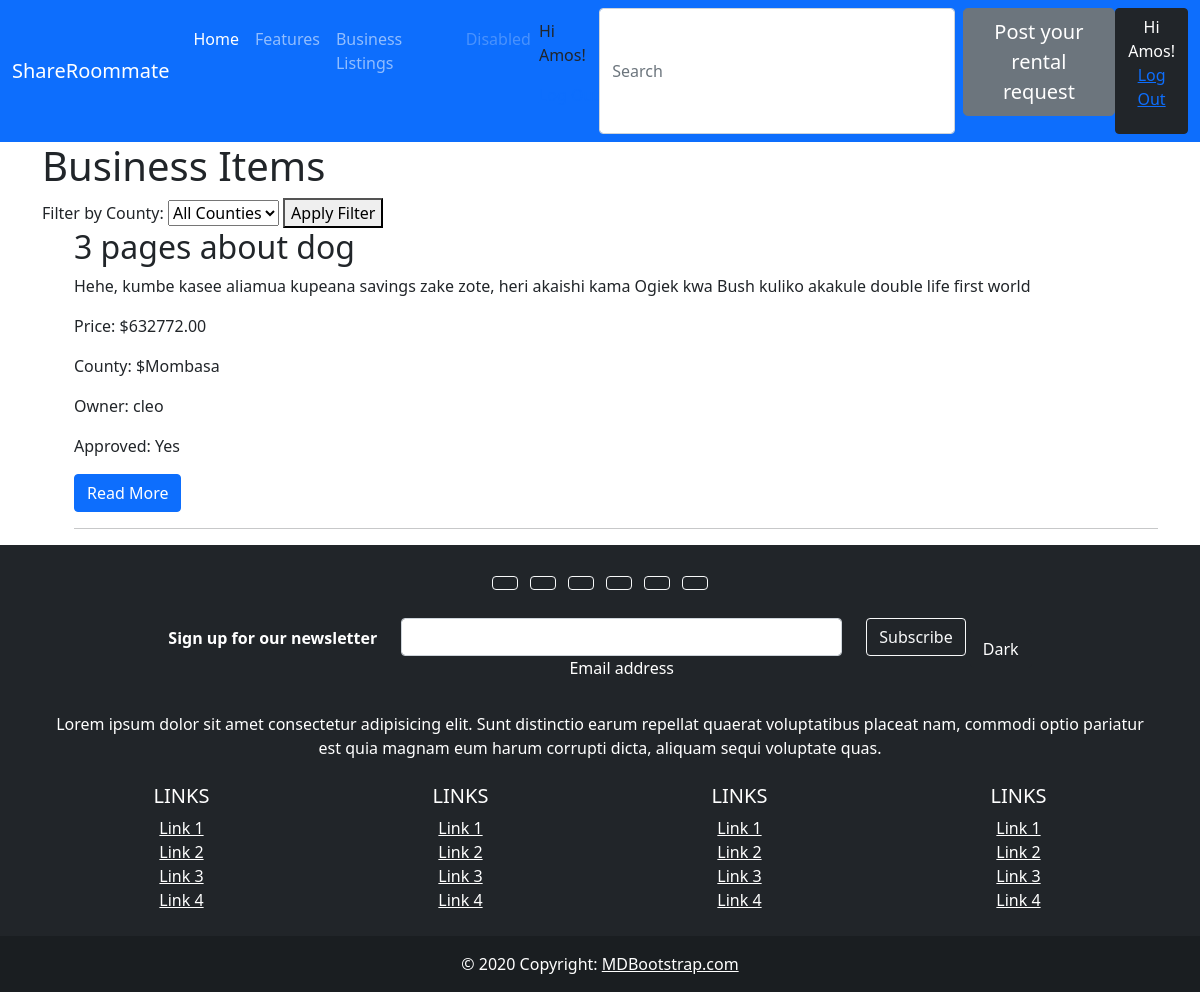
The app's page /business-items/ (signed in) with its own data.
### listings/models.py (models this page shows, shortened)
class Item(models.Model):
    BUSINESS = 'business'
    RESIDENTIAL = 'residential'
    LISTING_CHOICES = [
        (BUSINESS, 'Business'),
        (RESIDENTIAL, 'Residential'),
    ]
    COUNTY_CHOICES = [
        ('Nairobi', 'Nairobi'),
        ('Mombasa', 'Mombasa'),
    ]
    title = models.CharField(max_length=255)
    county = models.CharField(max_length=50, choices=COUNTY_CHOICES)  # Up
    type = models.CharField(max_length=20, choices=LISTING_CHOICES,default=RESIDENTIAL)
    description = models.TextField()
    price = models.DecimalField(max_digits=10, decimal_places=2)
    created_at = models.DateTimeField(auto_now_add=True)
    updated_at = models.DateTimeField(auto_now=True)
    owner = models.ForeignKey(User, on_delete=models.CASCADE)
    approved = models.BooleanField(default=False)  # New field

### listings/views.py (the view)
# urls.py: path('business-items/', business_items, name='business_items'),
def business_items(request):
    items = Item.objects.filter(type='business')
    county_filter = request.GET.get('county')
    if county_filter:
        items = items.filter(county=county_filter)
    return render(request, 'listings/business_items.html', {'items': items})

### listings/templates/listings/business_items.html (shortened to what this page needs)
{% extends "base.html" %}
{% block content %}
<body>
    <h1>Business Items</h1>
    <form action="{% url 'business_items' %}" method="GET">
        <label for="county-filter">Filter by County:</label>
        <select name="county" id="county-filter">
            <option value="">All Counties</option>
        </select>
        <button type="submit">Apply Filter</button>
    </form>
    <ul>
        {% for item in items %}
             <h2>{{ item.title }}</h2>
    <p>{{ item.description }}</p>
    <p>Price: ${{ item.price }}</p>
 <p>County: ${{ item.county }}</p>
    <p>Owner: {{ item.owner.username }}</p>
    <p>Approved: {% if item.approved %}Yes{% else %}No{% endif %}</p>
<a href="{% url 'read_more' item.pk %}"><button class="btn btn-primary">Read More</button></a>
    <hr>
        {% endfor %}
    </ul>
</body>
{%endblock%}

### Templates/base.html (shortened to what this page needs)
<!doctype html>
<html lang="en">
<head>
    <link href="https://cdn.jsdelivr.net/npm/bootstrap@5.0.2/dist/css/bootstrap.min.css" rel="stylesheet"
>
</head>
<body>
<nav class="navbar navbar-expand-lg navbar-dark bg-primary">
  <div class="container-fluid">
    <a class="navbar-brand" href="http://127.0.0.1:8000/">ShareRoommate</a>
    <div class="collapse navbar-collapse" id="navbarNav">
      <ul class="navbar-nav">
        <li class="nav-item">
          <a class="nav-link active" aria-current="page" href="#">Home</a>
        </li>
        <li class="nav-item">
          <a class="nav-link" href="#">Features</a>
        </li>
        <li class="nav-item">
          <a class="nav-link" href="{% url 'business_items' %}">Business Listings</a>
        </li>
        <li class="nav-item">
          <a class="nav-link disabled" href="#" tabindex="-1" aria-disabled="true">Disabled</a>
        </li>
        <li>
           <p> {% if user.is_authenticated %}
  Hi {{ user.username }}!
<p><a href="{% url 'logout' %}">Log Out</a></p>
{% else %}
  <p>You are not logged in</p>
  <a href="{% url 'login' %}">Log In</a>
                    <a href="{% url 'register' %}">Register</a>
{% endif %}
                    </p>
        </li>
      </ul>
       <form class="d-flex ms-auto order-5">
          <input class="form-control me-2" type="search" placeholder="Search" aria-label="Search">
         <a href="{% url 'post_item' %}"><button type="button"  class="btn btn-secondary btn-lg" >Post your rental request</button></a>
         <button type="button" class="btn btn-dark">{% if user.is_authenticated %}
  Hi {{ user.username }}!
<p><a href="{% url 'logout' %}">Log Out</a></p>
{% else %}
  <p>You are not logged in</p>
  <a href="{% url 'login' %}">Log In</a>
                    <a href="{% url 'register' %}">Register</a>
{% endif %}</button>
       </form>
    </div>
  </div>
</nav>
<div class="container">
 {% block content %}
{% endblock %}
</div>
<footer class="bg-dark text-center text-white">
  <div class="container p-4">
    <section class="mb-4">
      <a class="btn btn-outline-light btn-floating m-1" href="#!" role="button"
        ></a>
      <a class="btn btn-outline-light btn-floating m-1" href="#!" role="button"
        ></a>
      <a class="btn btn-outline-light btn-floating m-1" href="#!" role="button"
        ></a>
      <a class="btn btn-outline-light btn-floating m-1" href="#!" role="button"
        ></a>
      <a class="btn btn-outline-light btn-floating m-1" href="#!" role="button"
        ></a>
      <a class="btn btn-outline-light btn-floating m-1" href="#!" role="button"
        ></a>
    </section>
    <section class="">
      <form action="">
        <div class="row d-flex justify-content-center">
          <div class="col-auto">
            <p class="pt-2">
              <strong>Sign up for our newsletter</strong>
            </p>
          </div>
          <div class="col-md-5 col-12">
            <div class="form-outline form-white mb-4">
              <input type="email" id="form5Example21" class="form-control" />
              <label class="form-label" for="form5Example21">Email address</label>
            </div>
          </div>
          <div class="col-auto">
            <button type="submit" class="btn btn-outline-light mb-4">
              Subscribe
            </button>
            <button type="button" class="btn btn-dark">Dark</button>
          </div>
        </div>
      </form>
    </section>
    <section class="mb-4">
      <p>
        Lorem ipsum dolor sit amet consectetur adipisicing elit. Sunt distinctio earum
        repellat quaerat voluptatibus placeat nam, commodi optio pariatur est quia magnam
        eum harum corrupti dicta, aliquam sequi voluptate quas.
      </p>
    </section>
    <section class="">
      <div class="row">
        <div class="col-lg-3 col-md-6 mb-4 mb-md-0">
          <h5 class="text-uppercase">Links</h5>
          <ul class="list-unstyled mb-0">
            <li>
              <a href="#!" class="text-white">Link 1</a>
            </li>
            <li>
              <a href="#!" class="text-white">Link 2</a>
            </li>
            <li>
              <a href="#!" class="text-white">Link 3</a>
            </li>
            <li>
              <a href="#!" class="text-white">Link 4</a>
            </li>
          </ul>
        </div>
        <div class="col-lg-3 col-md-6 mb-4 mb-md-0">
          <h5 class="text-uppercase">Links</h5>
          <ul class="list-unstyled mb-0">
            <li>
              <a href="#!" class="text-white">Link 1</a>
            </li>
            <li>
              <a href="#!" class="text-white">Link 2</a>
            </li>
            <li>
              <a href="#!" class="text-white">Link 3</a>
            </li>
            <li>
              <a href="#!" class="text-white">Link 4</a>
            </li>
          </ul>
        </div>
        <div class="col-lg-3 col-md-6 mb-4 mb-md-0">
          <h5 class="text-uppercase">Links</h5>
          <ul class="list-unstyled mb-0">
            <li>
              <a href="#!" class="text-white">Link 1</a>
            </li>
            <li>
              <a href="#!" class="text-white">Link 2</a>
            </li>
            <li>
              <a href="#!" class="text-white">Link 3</a>
            </li>
            <li>
              <a href="#!" class="text-white">Link 4</a>
            </li>
          </ul>
        </div>
        <div class="col-lg-3 col-md-6 mb-4 mb-md-0">
          <h5 class="text-uppercase">Links</h5>
          <ul class="list-unstyled mb-0">
            <li>
              <a href="#!" class="text-white">Link 1</a>
            </li>
            <li>
              <a href="#!" class="text-white">Link 2</a>
            </li>
            <li>
              <a href="#!" class="text-white">Link 3</a>
            </li>
            <li>
              <a href="#!" class="text-white">Link 4</a>
            </li>
          </ul>
        </div>
      </div>
    </section>
  </div>
  <div class="text-center p-3" style="background-color: rgba(0, 0, 0, 0.2);">
    © 2020 Copyright:
    <a class="text-white" href="https://mdbootstrap.com/">MDBootstrap.com</a>
  </div>
</footer>
</body>
</html>

### records on screen
Item: title "3 pages about dog", description "Hehe, kumbe kasee aliamua kupeana savings zake zote, heri akaishi kama Ogiek kwa Bush kuliko akakule double life first world", price "632772.00", county "Mombasa", owner.username "cleo", approved "Yes"

### other values on screen
{{ user.username }} "Amos"
